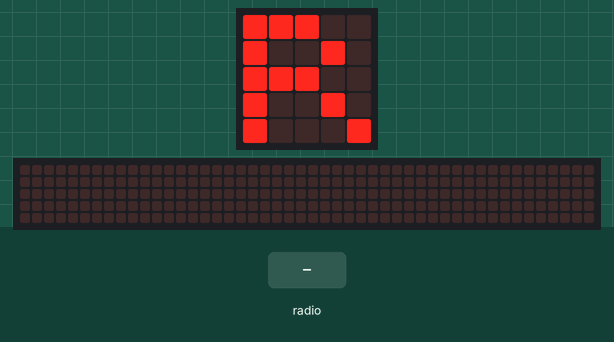
This program was run on a simulated BBC micro:bit running MicroPython. On the bench: the board's 5×5 LED display, a strip that is not on the board, showing the scrolling text unrolled. Inputs (shaded band) come from the test bench. The 48×5 strip is a reading aid, not a part: it shows the text the display is scrolling, unrolled, one strip-width of it at a time.

Above: at 1.2 s.
1.3 s: radio message "done" arrives
At 1.37 s:
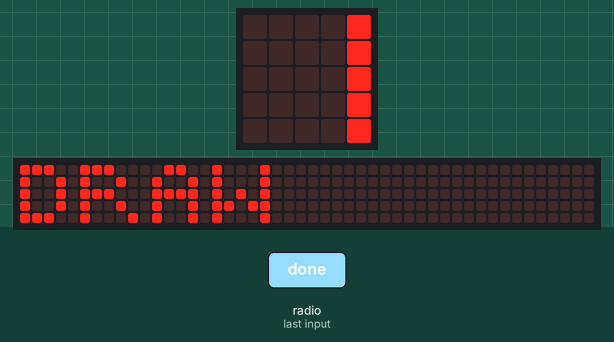
3.2 s: radio message "clear" arrives
At 3.8 s:
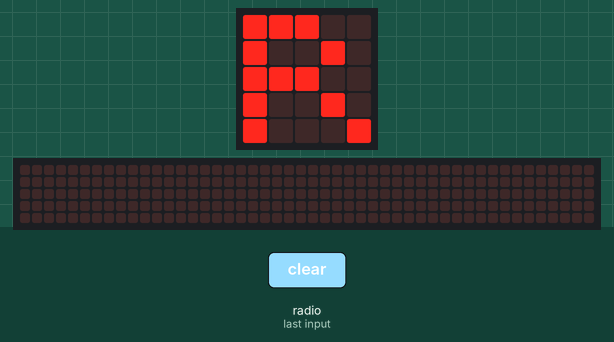
Timing chart, 0 to 6.2 s (numbered marks = the images above; inputs shaded):
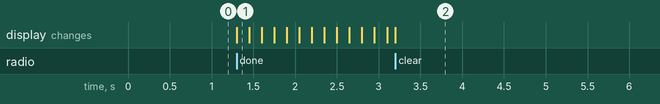

The program:

receiver.py
```python
import radio
from microbit import *

radio.on()
radio.config(group=0, power=7)
display.show("R")

a = 0
b = 0
votes = {}
while True:
    incoming = radio.receive()
    # expected data to be one of: done, clear or vote (format id:vote e.g 1:a)
    data = str(incoming).split(":", -1)

    if data[0] == "done":
        for id, vote in votes.items():
            if vote.lower() == "a":
                a += 1
            elif vote.lower() == "b":
                b += 1
        if a == b:
            display.scroll("DRAW", wait=False, loop=True)
        elif a > b:
            display.show("A")
        else:
            display.show("B")
    if data[0] == "clear":
        display.show("R")
        a = 0
        b = 0
    if data[0].isdigit() and len(data) == 2:
        votes[data[0]] = data[1]
```

Measured:
- after the input at 1.3 s, the display: changes at once (image 1)
- after the input at 3.2 s, the display: changes at once (image 2)
